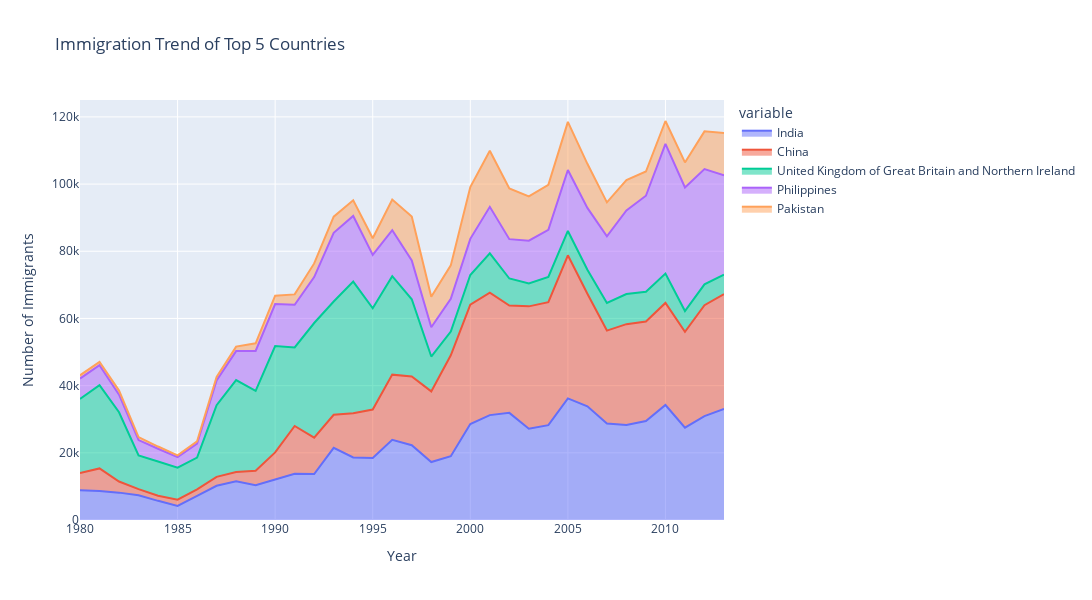

Notebook cell for this chart:
### Code cell
# Sort the dataframe by Total immigrants and select top 5
df_can.sort_values(['Total'], ascending=False, axis=0, inplace=True)
df_top5_plotly = df_can.head()

# Transpose the dataframe and select only the years for plotting
df_top5_plotly = df_top5_plotly[years].transpose()

# Change the index values to type integer for plotting
df_top5_plotly.index = df_top5_plotly.index.map(int)

# Create an area plot using Plotly
fig_area_plotly = px.area(df_top5_plotly, 
                          x=df_top5_plotly.index, 
                          y=df_top5_plotly.columns, 
                          title='Immigration Trend of Top 5 Countries',
                          labels={'value': 'Number of Immigrants', 'index': 'Year'})
fig_area_plotly.update_layout(width=1200, height=600)


fig_area_plotly

### Figure 1 — Plotly figure (JSON) as saved in the notebook; plotly's stock layout.template omitted (floating-point values rounded to 4 significant figures)
{"data": [{"fillpattern": {"shape": ""}, "hovertemplate": "variable=India<br>Year=%{x}<br>Number of Immigrants=%{y}<extra></extra>", "legendgroup": "India", "line": {"color": "#636efa"}, "marker": {"symbol": "circle"}, "mode": "lines", "name": "India", "orientation": "v", "showlegend": true, "stackgroup": "1", "type": "scatter", "x": [1980, 1981, 1982, 1983, 1984, 1985, 1986, 1987, 1988, 1989, 1990, 1991, 1992, 1993, 1994, 1995, 1996, 1997, 1998, 1999, 2000, 2001, 2002, 2003, 2004, 2005, 2006, 2007, 2008, 2009, 2010, 2011, 2012, 2013], "xaxis": "x", "y": [8880, 8670, 8147, 7338, 5704, 4211, 7150, 10189, 11522, 10343, 12041, 13734, 13673, 21496, 18620, 18489, 23859, 22268, 17241, 18974, 28572, 31223, 31889, 27155, 28235, 36210, 33848, 28742, 28261, 29456, 34235, 27509, 30933, 33087], "yaxis": "y"}, {"fillpattern": {"shape": ""}, "hovertemplate": "variable=China<br>Year=%{x}<br>Number of Immigrants=%{y}<extra></extra>", "legendgroup": "China", "line": {"color": "#EF553B"}, "marker": {"symbol": "circle"}, "mode": "lines", "name": "China", "orientation": "v", "showlegend": true, "stackgroup": "1", "type": "scatter", "x": [1980, 1981, 1982, 1983, 1984, 1985, 1986, 1987, 1988, 1989, 1990, 1991, 1992, 1993, 1994, 1995, 1996, 1997, 1998, 1999, 2000, 2001, 2002, 2003, 2004, 2005, 2006, 2007, 2008, 2009, 2010, 2011, 2012, 2013], "xaxis": "x", "y": [5123, 6682, 3308, 1863, 1527, 1816, 1960, 2643, 2758, 4323, 8076, 14255, 10846, 9817, 13128, 14398, 19415, 20475, 21049, 30069, 35529, 36434, 31961, 36439, 36619, 42584, 33518, 27642, 30037, 29622, 30391, 28502, 33024, 34129], "yaxis": "y"}, {"fillpattern": {"shape": ""}, "hovertemplate": "variable=United Kingdom of Great Britain and Northern Ireland<br>Year=%{x}<br>Number of Immigrants=%{y}<extra></extra>", "legendgroup": "United Kingdom of Great Britain and Northern Ireland", "line": {"color": "#00cc96"}, "marker": {"symbol": "circle"}, "mode": "lines", "name": "United Kingdom of Great Britain and Northern Ireland", "orientation": "v", "showlegend": true, "stackgroup": "1", "type": "scatter", "x": [1980, 1981, 1982, 1983, 1984, 1985, 1986, 1987, 1988, 1989, 1990, 1991, 1992, 1993, 1994, 1995, 1996, 1997, 1998, 1999, 2000, 2001, 2002, 2003, 2004, 2005, 2006, 2007, 2008, 2009, 2010, 2011, 2012, 2013], "xaxis": "x", "y": [22045, 24796, 20620, 10015, 10170, 9564, 9470, 21337, 27359, 23795, 31668, 23380, 34123, 33720, 39231, 30145, 29322, 22965, 10367, 7045, 8840, 11728, 8046, 6797, 7533, 7258, 7140, 8216, 8979, 8876, 8724, 6204, 6195, 5827], "yaxis": "y"}, {"fillpattern": {"shape": ""}, "hovertemplate": "variable=Philippines<br>Year=%{x}<br>Number of Immigrants=%{y}<extra></extra>", "legendgroup": "Philippines", "line": {"color": "#ab63fa"}, "marker": {"symbol": "circle"}, "mode": "lines", "name": "Philippines", "orientation": "v", "showlegend": true, "stackgroup": "1", "type": "scatter", "x": [1980, 1981, 1982, 1983, 1984, 1985, 1986, 1987, 1988, 1989, 1990, 1991, 1992, 1993, 1994, 1995, 1996, 1997, 1998, 1999, 2000, 2001, 2002, 2003, 2004, 2005, 2006, 2007, 2008, 2009, 2010, 2011, 2012, 2013], "xaxis": "x", "y": [6051, 5921, 5249, 4562, 3801, 3150, 4166, 7360, 8639, 11865, 12509, 12718, 13670, 20479, 19532, 15864, 13692, 11549, 8735, 9734, 10763, 13836, 11707, 12758, 14004, 18139, 18400, 19837, 24887, 28573, 38617, 36765, 34315, 29544], "yaxis": "y"}, {"fillpattern": {"shape": ""}, "hovertemplate": "variable=Pakistan<br>Year=%{x}<br>Number of Immigrants=%{y}<extra></extra>", "legendgroup": "Pakistan", "line": {"color": "#FFA15A"}, "marker": {"symbol": "circle"}, "mode": "lines", "name": "Pakistan", "orientation": "v", "showlegend": true, "stackgroup": "1", "type": "scatter", "x": [1980, 1981, 1982, 1983, 1984, 1985, 1986, 1987, 1988, 1989, 1990, 1991, 1992, 1993, 1994, 1995, 1996, 1997, 1998, 1999, 2000, 2001, 2002, 2003, 2004, 2005, 2006, 2007, 2008, 2009, 2010, 2011, 2012, 2013], "xaxis": "x", "y": [978, 972, 1201, 900, 668, 514, 691, 1072, 1334, 2261, 2470, 3079, 4071, 4777, 4666, 4994, 9125, 13073, 9068, 9979, 15400, 16708, 15110, 13205, 13399, 14314, 13127, 10124, 8994, 7217, 6811, 7468, 11227, 12603], "yaxis": "y"}], "layout": {"height": 600, "legend": {"title": {"text": "variable"}, "tracegroupgap": 0}, "title": {"text": "Immigration Trend of Top 5 Countries"}, "width": 1200, "xaxis": {"anchor": "y", "autorange": true, "domain": [0, 1], "range": [1980, 2013], "title": {"text": "Year"}, "type": "linear"}, "yaxis": {"anchor": "x", "autorange": true, "domain": [0, 1], "range": [0, 125000.0], "title": {"text": "Number of Immigrants"}, "type": "linear"}}}
